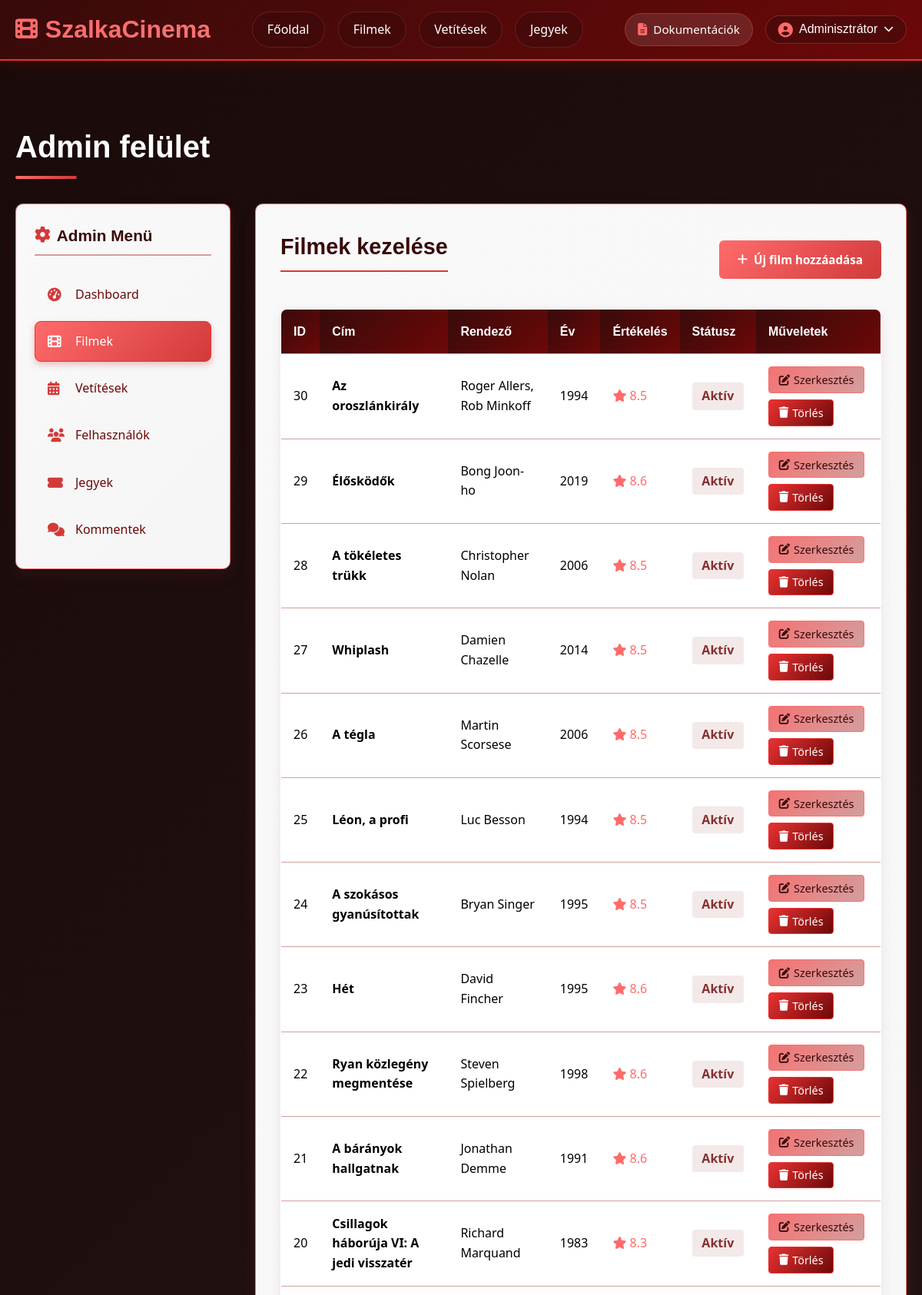
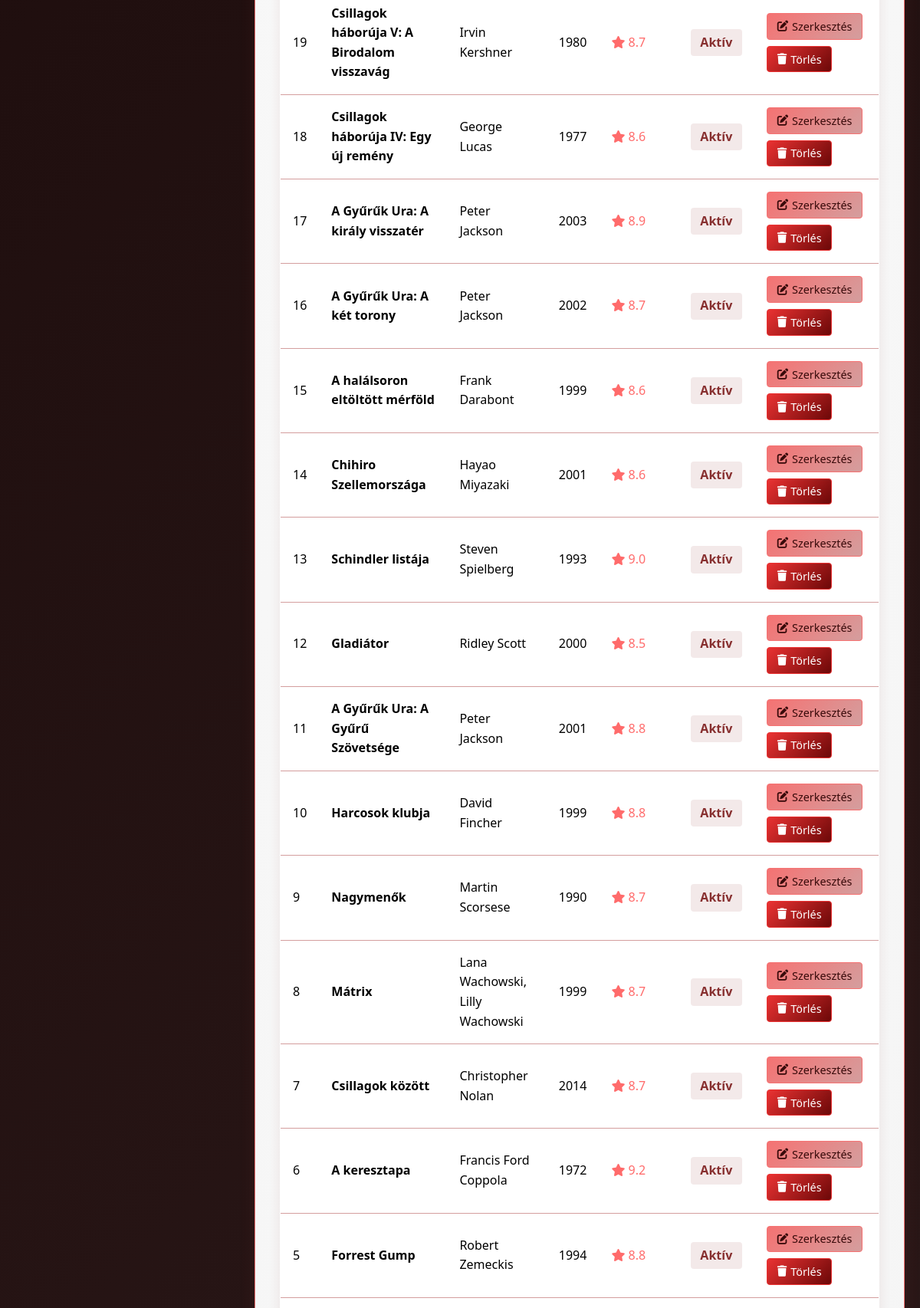
The app's page /kod/admin.php?tab=movies (signed in, upper part) with its own data (2 pictures, top to bottom).
### tables this page shows
CREATE TABLE `users` (
  `id` int(11) NOT NULL,
  `username` varchar(50) NOT NULL,
  `email` varchar(100) NOT NULL,
  `password` varchar(255) NOT NULL,
  `full_name` varchar(100) NOT NULL,
  `role` enum('user','admin') DEFAULT 'user',
  `registration_date` timestamp NULL DEFAULT CURRENT_TIMESTAMP,
  `last_login` timestamp NULL DEFAULT NULL
);

CREATE TABLE `movies` (
  `id` int(11) NOT NULL,
  `title` varchar(200) NOT NULL,
  `description` text NOT NULL,
  `director` varchar(100) DEFAULT NULL,
  `duration` int(11) NOT NULL,
  `release_year` year(4) DEFAULT NULL,
  `genre` varchar(100) DEFAULT NULL,
  `rating` decimal(3,1) DEFAULT NULL,
  `poster_url` varchar(500) DEFAULT NULL,
  `trailer_url` varchar(500) DEFAULT NULL,
  `active` tinyint(1) DEFAULT '1'
);

### kod/config.php (called while the page is built, shortened)
<?php
$host = 'localhost';
$dbname = 'mozivizsga26';
$username = 'mozivizsga26';
$password = 'Mozivizsga2026!';
try {
    $pdo = new PDO("mysql:host=$host;dbname=$dbname;charset=utf8", $username, $password);
    $pdo->setAttribute(PDO::ATTR_ERRMODE, PDO::ERRMODE_EXCEPTION);
} catch(PDOException $e) {
    die("Adatbázis kapcsolódási hiba: " . $e->getMessage());
}
function getCurrentUser() {
    if (isset($_SESSION['user_id'])) {
        global $pdo;
        $stmt = $pdo->prepare("SELECT * FROM users WHERE id = ?");
        $stmt->execute([$_SESSION['user_id']]);
        return $stmt->fetch(PDO::FETCH_ASSOC);
    }
    return null;
}
$current_user = getCurrentUser();
?>

### kod/admin.php (the view, shortened to what this page needs)
<?php
require_once 'config.php';
$active_tab = isset($_GET['tab']) ? $_GET['tab'] : 'dashboard';
$stats = [
    'total_movies' => $pdo->query("SELECT COUNT(*) FROM movies")->fetchColumn(),
    'total_users' => $pdo->query("SELECT COUNT(*) FROM users")->fetchColumn(),
    'total_screenings' => $pdo->query("SELECT COUNT(*) FROM screenings WHERE screening_date >= CURDATE()")->fetchColumn(),
    'total_tickets' => $pdo->query("SELECT COUNT(*) FROM tickets WHERE status = 'active'")->fetchColumn(),
    'revenue' => $pdo->query("SELECT SUM(price_paid) FROM tickets WHERE status = 'active'")->fetchColumn()
];
?>
<!DOCTYPE html>
<html lang="hu">
<head>
    <link rel="stylesheet" href="https://cdnjs.cloudflare.com/ajax/libs/font-awesome/6.4.0/css/all.min.css">
    <link rel="stylesheet" href="css/admin.css">
</head>
<body>
    <?php include 'header.php'; ?>
    <div class="container">
        <main class="main-content">
            <div class="page-header">
                <h1 class="section-title">Admin felület</h1>
            </div>
            <div class="admin-container">
                <div class="admin-sidebar">
                    <h3>
                        <i class="fas fa-cog"></i>
                        Admin Menü
                    </h3>
                    <div class="admin-nav">
                        <div class="admin-nav-item <?php echo $active_tab == 'dashboard' ? 'active' : ''; ?>"
                             onclick="window.location.href='?tab=dashboard'">
                            <i class="fas fa-tachometer-alt"></i> Dashboard
                        </div>
                        <div class="admin-nav-item <?php echo $active_tab == 'movies' ? 'active' : ''; ?>"
                             onclick="window.location.href='?tab=movies'">
                            <i class="fas fa-film"></i> Filmek
                        </div>
                        <div class="admin-nav-item <?php echo $active_tab == 'screenings' ? 'active' : ''; ?>"
                             onclick="window.location.href='?tab=screenings'">
                            <i class="fas fa-calendar-alt"></i> Vetítések
                        </div>
                        <div class="admin-nav-item <?php echo $active_tab == 'users' ? 'active' : ''; ?>"
                             onclick="window.location.href='?tab=users'">
                            <i class="fas fa-users"></i> Felhasználók
                        </div>
                        <div class="admin-nav-item <?php echo $active_tab == 'tickets' ? 'active' : ''; ?>"
                             onclick="window.location.href='?tab=tickets'">
                            <i class="fas fa-ticket-alt"></i> Jegyek
                        </div>
                        <div class="admin-nav-item <?php echo $active_tab == 'comments' ? 'active' : ''; ?>"
                             onclick="window.location.href='?tab=comments'">
                            <i class="fas fa-comments"></i> Kommentek
                        </div>
                    </div>
                </div>
                <div class="admin-content">
                    <?php if($active_tab == 'dashboard'): ?>
                        <h2 class="admin-title">Dashboard</h2>
                        <div class="stats-grid">
                            <div class="stat-card">
                                <i class="fas fa-film"></i>
                                <div>
                                    <div class="stat-value"><?php echo $stats['total_movies']; ?></div>
                                    <div class="stat-label">Aktív filmek</div>
                                </div>
                            </div>
                            <div class="stat-card">
                                <i class="fas fa-users"></i>
                                <div>
                                    <div class="stat-value"><?php echo $stats['total_users']; ?></div>
                                    <div class="stat-label">Regisztrált felhasználó</div>
                                </div>
                            </div>
                            <div class="stat-card">
                                <i class="fas fa-calendar-alt"></i>
                                <div>
                                    <div class="stat-value"><?php echo $stats['total_screenings']; ?></div>
                                    <div class="stat-label">Következő vetítés</div>
                                </div>
                            </div>
                            <div class="stat-card">
                                <i class="fas fa-ticket-alt"></i>
                                <div>
                                    <div class="stat-value"><?php echo $stats['total_tickets']; ?></div>
                                    <div class="stat-label">Aktív jegy</div>
                                </div>
                            </div>
                            <div class="stat-card">
                                <i class="fas fa-money-bill-wave"></i>
                                <div>
                                    <div class="stat-value"><?php echo number_format($stats['revenue'] ?? 0, 0, ',', ' '); ?> Ft</div>
                                    <div class="stat-label">Bevétel</div>
                                </div>
                            </div>
                        </div>
                    <?php elseif($active_tab == 'movies'): ?>
                        <div class="admin-header">
                            <h2 class="admin-title">Filmek kezelése</h2>
                            <a href="?tab=new_movie" class="btn btn-primary">
                                <i class="fas fa-plus"></i> Új film hozzáadása
                            </a>
                        </div>
                        <?php
                        $stmt = $pdo->query("SELECT * FROM movies ORDER BY id DESC");
                        $movies = $stmt->fetchAll(PDO::FETCH_ASSOC);
                        ?>
                        <?php if(count($movies) > 0): ?>
                            <table class="admin-table">
                                <thead>
                                    <tr>
                                        <th>ID</th>
                                        <th>Cím</th>
                                        <th>Rendező</th>
                                        <th>Év</th>
                                        <th>Értékelés</th>
                                        <th>Státusz</th>
                                        <th>Műveletek</th>
                                    </tr>
                                </thead>
                                <tbody>
                                    <?php foreach($movies as $movie): ?>
                                    <tr>
                                        <td><?php echo $movie['id']; ?></td>
                                        <td><strong><?php echo htmlspecialchars($movie['title']); ?></strong></td>
                                        <td><?php echo htmlspecialchars($movie['director']); ?></td>
                                        <td><?php echo $movie['release_year']; ?></td>
                                        <td>
                                            <span class="rating-stars">
                                                <i class="fas fa-star"></i> <?php echo $movie['rating']; ?>
                                            </span>
                                        </td>
                                        <td>
                                            <span class="<?php echo $movie['active'] ? 'status-active' : 'status-inactive'; ?>">
                                                <?php echo $movie['active'] ? 'Aktív' : 'Inaktív'; ?>
                                            </span>
                                        </td>
                                        <td>
                                            <div class="action-buttons">
                                                <a href="?tab=edit_movie&id=<?php echo $movie['id']; ?>" class="btn-sm btn-edit">
                                                    <i class="fas fa-edit"></i> Szerkesztés
                                                </a>
                                                <a href="admin_action.php?action=delete_movie&id=<?php echo $movie['id']; ?>"
                                                   class="btn-sm btn-delete"
                                                   onclick="return confirm('Biztosan törölni szeretné ezt a filmet?')">
                                                    <i class="fas fa-trash"></i> Törlés
                                                </a>
                                            </div>
                                        </td>
                                    </tr>
                                    <?php endforeach; ?>
                                </tbody>
                            </table>
                        <?php endif; ?>
                    <?php endif; ?>
                </div>
            </div>
        </main>
    </div>
    <?php include 'footer.php'; ?>
</body>
</html>

### kod/header.php (shortened to what this page needs)
<?php
if(!isset($no_header)):
$current_page = basename($_SERVER['PHP_SELF']);
?>
<!DOCTYPE html>
<html lang="hu">
<head>
    <link rel="stylesheet" href="https://cdnjs.cloudflare.com/ajax/libs/font-awesome/6.4.0/css/all.min.css">
    <link rel="stylesheet" href="style.css">
</head>
<body>
    <header>
        <div class="container">
            <div class="header-content">
                <div class="header-left">
                    <a href="index.php" class="logo">
                        <i class="fas fa-film"></i>
                        <span><?php echo APP_NAME; ?></span>
                    </a>
                </div>
                <nav id="mainNav">
                    <ul>
                        <li><a href="index.php" <?php echo $current_page == 'index.php' ? 'class="active"' : ''; ?>>Főoldal</a></li>
                        <li><a href="movies.php" <?php echo $current_page == 'movies.php' ? 'class="active"' : ''; ?>>Filmek</a></li>
                        <li><a href="screenings.php" <?php echo $current_page == 'screenings.php' ? 'class="active"' : ''; ?>>Vetítések</a></li>
                        <li><a href="tickets.php" <?php echo $current_page == 'tickets.php' ? 'class="active"' : ''; ?>>Jegyek</a></li>
                    </ul>
                </nav>
                <div class="header-right">
                    <a href="https://github.com/Tuzzy007/mozivizsga" target="_blank" class="doc-btn" aria-label="Dokumentációk">
                        <i class="fas fa-file-alt"></i>
                        <span>Dokumentációk</span>
                    </a>
                    <div class="user-menu">
                        <?php if($current_user): ?>
                            <div class="user-dropdown">
                                <button class="user-btn" id="userDropdownBtn">
                                    <i class="fas fa-user-circle"></i>
                                    <span class="user-name"><?php echo htmlspecialchars($current_user['full_name']); ?></span>
                                    <i class="fas fa-chevron-down"></i>
                                </button>
                            </div>
                        <?php else: ?>
                            <a href="login.php" class="btn btn-outline">Bejelentkezés</a>
                            <a href="register.php" class="btn btn-primary">Regisztráció</a>
                        <?php endif; ?>
                    </div>
                </div>
            </div>
        </div>
    </header>
<?php endif; ?>

### kod/css/admin.css (style rules this page uses)
.admin-container { display: grid; grid-template-columns: 280px 1fr; gap: 2rem; min-height: calc(100vh - 300px); }
.admin-sidebar { background: linear-gradient(135deg, #F9F9F9, #F5F5F5); border-radius: 10px; padding: 1.5rem; box-shadow: 0 8px 20px rgba(135, 47, 47, 0.15); height: fit-content; border: 1px solid #F57272; position: sticky; top: 20px; }
.admin-sidebar h3 { font-family: 'Poppins', sans-serif; color: #380A0A; margin-bottom: 1.5rem; padding-bottom: 0.5rem; border-bottom: 2px solid #D49E9E; font-size: 1.3rem; display: flex; align-items: center; gap: 0.5rem; }
.admin-sidebar h3 i { color: #D23A3A; }
.admin-nav { display: flex; flex-direction: column; gap: 0.5rem; }
.admin-nav-item { padding: 0.8rem 1rem; color: #6C0808; text-decoration: none; border-radius: 8px; transition: all 0.3s ease; display: flex; align-items: center; gap: 0.75rem; border: 1px solid transparent; cursor: pointer; background: transparent; width: 100%; text-align: left; font-size: 1rem; font-weight: 500; }
.admin-nav-item i { width: 24px; font-size: 1.1rem; color: #D23A3A; transition: all 0.3s ease; }
.admin-nav-item.active { background: linear-gradient(135deg, #FF6B6B, #D23A3A); color: white; border: 1px solid #EA3232; box-shadow: 0 4px 8px rgba(210, 58, 58, 0.3); }
.admin-nav-item.active i { color: white; }
.admin-content { background: linear-gradient(135deg, #F9F9F9, #F5F5F5); border-radius: 10px; padding: 2rem; box-shadow: 0 8px 20px rgba(135, 47, 47, 0.15); border: 1px solid #F57272; overflow-x: auto; }
.admin-title { font-family: 'Poppins', sans-serif; font-size: 1.8rem; color: #380A0A; margin-bottom: 1.5rem; padding-bottom: 0.5rem; border-bottom: 2px solid #D23A3A; display: inline-block; }
.admin-header { display: flex; justify-content: space-between; align-items: center; margin-bottom: 1.5rem; flex-wrap: wrap; gap: 1rem; }
.admin-table { width: 100%; border-collapse: collapse; margin-top: 1rem; background: white; border-radius: 8px; overflow: hidden; box-shadow: 0 5px 15px rgba(135, 47, 47, 0.1); border: 1px solid #F57272; }
.admin-table th, .admin-table td { padding: 1rem; text-align: left; border-bottom: 1px solid #D49E9E; }
.admin-table th { background: linear-gradient(135deg, #380A0A, #6C0808); color: white; font-weight: 600; font-family: 'Poppins', sans-serif; }
.action-buttons { display: flex; gap: 0.5rem; flex-wrap: wrap; }
.btn-sm { padding: 0.5rem 0.8rem; font-size: 0.9rem; border-radius: 4px; text-decoration: none; transition: all 0.3s ease; display: inline-flex; align-items: center; gap: 0.3rem; }
.btn-edit { background: linear-gradient(135deg, #F57272, #D49E9E); color: #380A0A; border: 1px solid #F57272; }
.btn-delete { background: linear-gradient(135deg, #EA3232, #6C0808); color: white; border: 1px solid #EA3232; }
.status-active { color: #872F2F; font-weight: 600; background: rgba(135, 47, 47, 0.1); padding: 0.3rem 0.8rem; border-radius: 4px; display: inline-block; }
.rating-stars { color: #FF6B6B; }
.admin-content .btn-primary { background: linear-gradient(135deg, #FF6B6B, #D23A3A); border: none; padding: 0.8rem 1.5rem; transition: all 0.3s ease; color: white; cursor: pointer; border-radius: 6px; font-weight: 600; text-decoration: none; display: inline-flex; align-items: center; gap: 0.5rem; }

### records on screen
users: full_name "Adminisztrátor"
movies: id "30", title "Az oroszlánkirály", director "Roger Allers, Rob Minkoff", release_year "1994", rating "8.5", active "Aktív"
movies: id "29", title "Élősködők", director "Bong Joon-ho", release_year "2019", rating "8.6", active "Aktív"
movies: id "28", title "A tökéletes trükk", director "Christopher Nolan", release_year "2006", rating "8.5", active "Aktív"
movies: id "27", title "Whiplash", director "Damien Chazelle", release_year "2014", rating "8.5", active "Aktív"
movies: id "26", title "A tégla", director "Martin Scorsese", release_year "2006", rating "8.5", active "Aktív"
movies: id "25", title "Léon, a profi", director "Luc Besson", release_year "1994", rating "8.5", active "Aktív"
movies: id "24", title "A szokásos gyanúsítottak", director "Bryan Singer", release_year "1995", rating "8.5", active "Aktív"
movies: id "23", title "Hét", director "David Fincher", release_year "1995", rating "8.6", active "Aktív"
movies: id "22", title "Ryan közlegény megmentése", director "Steven Spielberg", release_year "1998", rating "8.6", active "Aktív"
movies: id "21", title "A bárányok hallgatnak", director "Jonathan Demme", release_year "1991", rating "8.6", active "Aktív"
movies: id "20", title "Csillagok háborúja VI: A jedi visszatér", director "Richard Marquand", release_year "1983", rating "8.3", active "Aktív"
movies: id "19", title "Csillagok háborúja V: A Birodalom visszavág", director "Irvin Kershner", release_year "1980", rating "8.7", active "Aktív"
movies: id "18", title "Csillagok háborúja IV: Egy új remény", director "George Lucas", release_year "1977", rating "8.6", active "Aktív"
movies: id "17", title "A Gyűrűk Ura: A király visszatér", director "Peter Jackson", release_year "2003", rating "8.9", active "Aktív"
movies: id "16", title "A Gyűrűk Ura: A két torony", director "Peter Jackson", release_year "2002", rating "8.7", active "Aktív"
movies: id "15", title "A halálsoron eltöltött mérföld", director "Frank Darabont", release_year "1999", rating "8.6", active "Aktív"
movies: id "14", title "Chihiro Szellemországa", director "Hayao Miyazaki", release_year "2001", rating "8.6", active "Aktív"
movies: id "13", title "Schindler listája", director "Steven Spielberg", release_year "1993", rating "9.0", active "Aktív"
movies: id "12", title "Gladiátor", director "Ridley Scott", release_year "2000", rating "8.5", active "Aktív"
movies: id "11", title "A Gyűrűk Ura: A Gyűrű Szövetsége", director "Peter Jackson", release_year "2001", rating "8.8", active "Aktív"
movies: id "10", title "Harcosok klubja", director "David Fincher", release_year "1999", rating "8.8", active "Aktív"
movies: id "9", title "Nagymenők", director "Martin Scorsese", release_year "1990", rating "8.7", active "Aktív"
movies: id "8", title "Mátrix", director "Lana Wachowski, Lilly Wachowski", release_year "1999", rating "8.7", active "Aktív"
movies: id "7", title "Csillagok között", director "Christopher Nolan", release_year "2014", rating "8.7", active "Aktív"
movies: id "6", title "A keresztapa", director "Francis Ford Coppola", release_year "1972", rating "9.2", active "Aktív"
movies: id "5", title "Forrest Gump", director "Robert Zemeckis", release_year "1994", rating "8.8", active "Aktív"

### other values on screen
APP_NAME "SzalkaCinema"
